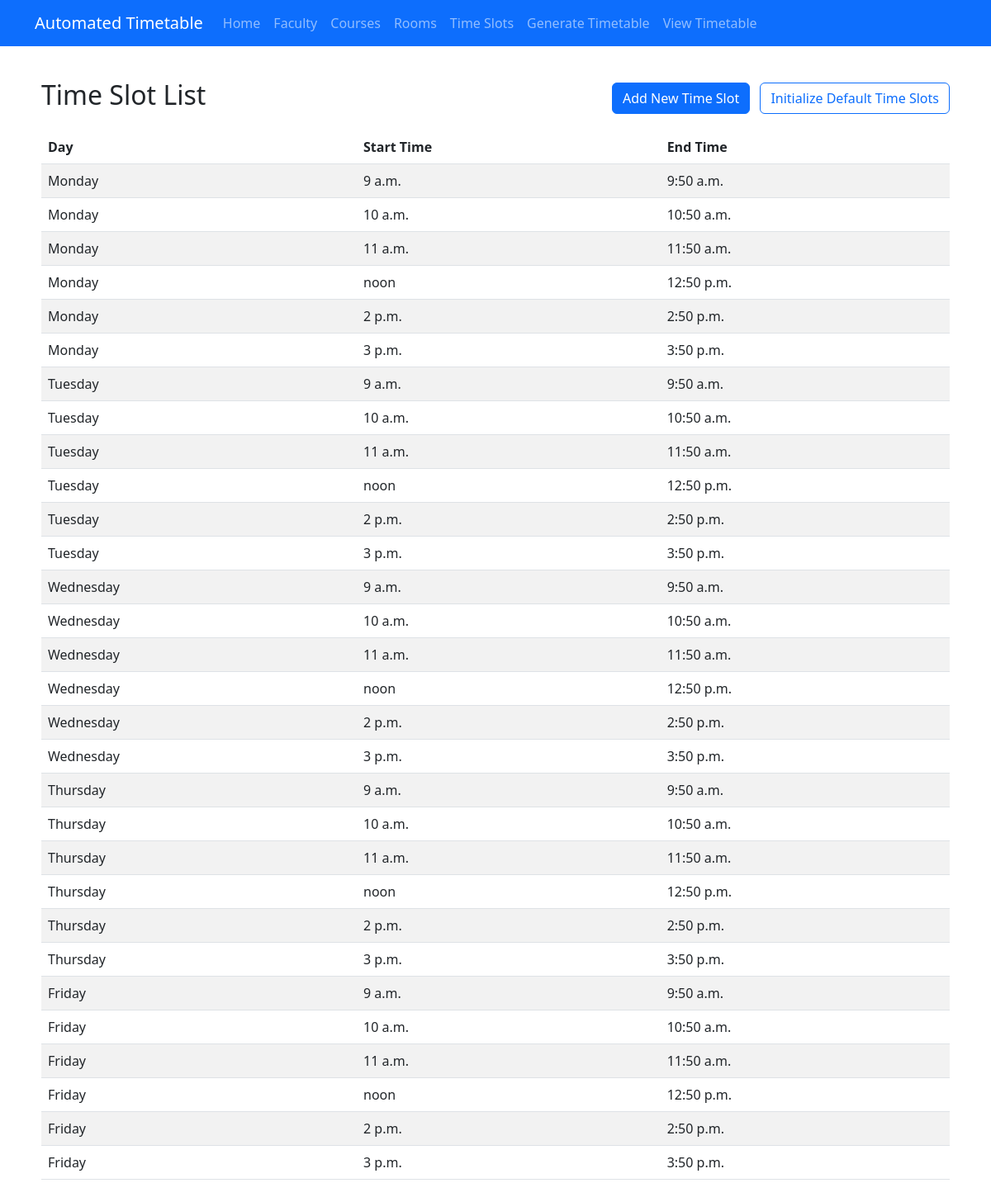
Screenshot of /timetable/timeslot/ with the database file from the repository.
### timetable/models.py (models this page shows, shortened)
class TimeSlot(models.Model):
    DAY_CHOICES = [
        ('MON', 'Monday'),
        ('TUE', 'Tuesday'),
        ('WED', 'Wednesday'),
        ('THU', 'Thursday'),
        ('FRI', 'Friday'),
        ('SAT', 'Saturday'),
    ]
    day = models.CharField(max_length=3, choices=DAY_CHOICES)
    start_time = models.TimeField()
    end_time = models.TimeField()

### timetable/views.py (the view)
# urls.py: path('timeslot/', views.TimeSlotListView.as_view(), name='timeslot-list'),
class TimeSlotListView(ListView):
    model = TimeSlot
    context_object_name = 'timeslots'
    template_name = 'timetable/timeslot/list.html'

### timetable/templates/timetable/timeslot/list.html
{% extends 'timetable/base.html' %}
{% block content %}
<div class="d-flex justify-content-between align-items-center mb-3">
    <h2>Time Slot List</h2>
    <div>
        <a href="{% url 'timeslot-add' %}" class="btn btn-primary me-2">Add New Time Slot</a>
        <a href="{% url 'init-default-timeslots' %}" class="btn btn-outline-primary">Initialize Default Time Slots</a>
    </div>
</div>
{% if timeslots %}
<table class="table table-striped">
    <thead>
        <tr>
            <th>Day</th>
            <th>Start Time</th>
            <th>End Time</th>
        </tr>
    </thead>
    <tbody>
        {% for timeslot in timeslots %}
        <tr>
            <td>{{ timeslot.get_day_display }}</td>
            <td>{{ timeslot.start_time }}</td>
            <td>{{ timeslot.end_time }}</td>
        </tr>
        {% endfor %}
    </tbody>
</table>
{% else %}
<div class="alert alert-info">
    No time slots found. <a href="{% url 'timeslot-add' %}">Add a new time slot</a>.
</div>
{% endif %}
{% endblock %}

### rows the page displays
TimeSlot: day "Monday", start_time "9 a.m.", end_time "9:50 a.m."
TimeSlot: day "Monday", start_time "10 a.m.", end_time "10:50 a.m."
TimeSlot: day "Monday", start_time "11 a.m.", end_time "11:50 a.m."
TimeSlot: day "Monday", start_time "noon", end_time "12:50 p.m."
TimeSlot: day "Monday", start_time "2 p.m.", end_time "2:50 p.m."
TimeSlot: day "Monday", start_time "3 p.m.", end_time "3:50 p.m."
TimeSlot: day "Tuesday", start_time "9 a.m.", end_time "9:50 a.m."
TimeSlot: day "Tuesday", start_time "10 a.m.", end_time "10:50 a.m."
TimeSlot: day "Tuesday", start_time "11 a.m.", end_time "11:50 a.m."
TimeSlot: day "Tuesday", start_time "noon", end_time "12:50 p.m."
TimeSlot: day "Tuesday", start_time "2 p.m.", end_time "2:50 p.m."
TimeSlot: day "Tuesday", start_time "3 p.m.", end_time "3:50 p.m."
TimeSlot: day "Wednesday", start_time "9 a.m.", end_time "9:50 a.m."
TimeSlot: day "Wednesday", start_time "10 a.m.", end_time "10:50 a.m."
TimeSlot: day "Wednesday", start_time "11 a.m.", end_time "11:50 a.m."
TimeSlot: day "Wednesday", start_time "noon", end_time "12:50 p.m."
TimeSlot: day "Wednesday", start_time "2 p.m.", end_time "2:50 p.m."
TimeSlot: day "Wednesday", start_time "3 p.m.", end_time "3:50 p.m."
TimeSlot: day "Thursday", start_time "9 a.m.", end_time "9:50 a.m."
TimeSlot: day "Thursday", start_time "10 a.m.", end_time "10:50 a.m."
TimeSlot: day "Thursday", start_time "11 a.m.", end_time "11:50 a.m."
TimeSlot: day "Thursday", start_time "noon", end_time "12:50 p.m."
TimeSlot: day "Thursday", start_time "2 p.m.", end_time "2:50 p.m."
TimeSlot: day "Thursday", start_time "3 p.m.", end_time "3:50 p.m."
TimeSlot: day "Friday", start_time "9 a.m.", end_time "9:50 a.m."
TimeSlot: day "Friday", start_time "10 a.m.", end_time "10:50 a.m."
TimeSlot: day "Friday", start_time "11 a.m.", end_time "11:50 a.m."
TimeSlot: day "Friday", start_time "noon", end_time "12:50 p.m."
TimeSlot: day "Friday", start_time "2 p.m.", end_time "2:50 p.m."
TimeSlot: day "Friday", start_time "3 p.m.", end_time "3:50 p.m."
